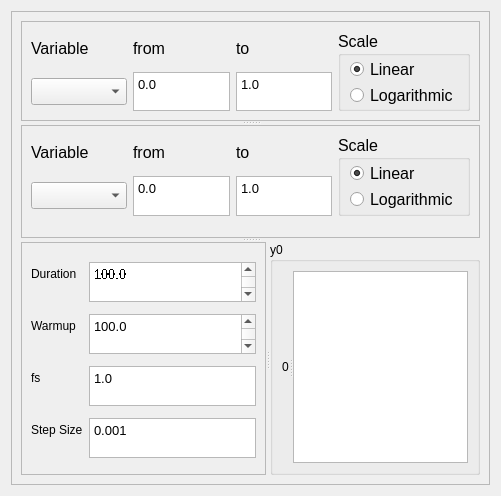
         <widget class="QWidget" name="simSettings_tab">
          <property name="geometry">
           <rect>
            <x>0</x>
            <y>0</y>
            <width>501</width>
            <height>496</height>
           </rect>
          </property>
          <attribute name="label">
           <string>Simulation settings</string>
          </attribute>
          <attribute name="toolTip">
           <string>Modify per-simulation settings</string>
          </attribute>
          <layout class="QGridLayout" name="gridLayout_11">
           <item row="0" column="0" colspan="2">
            <widget class="QFrame" name="frame_2">
             <property name="sizePolicy">
              <sizepolicy hsizetype="Preferred" vsizetype="Preferred">
               <horstretch>1</horstretch>
               <verstretch>1</verstretch>
              </sizepolicy>
             </property>
             <property name="frameShape">
              <enum>QFrame::Shape::StyledPanel</enum>
             </property>
             <property name="frameShadow">
              <enum>QFrame::Shadow::Raised</enum>
             </property>
             <layout class="QVBoxLayout" name="verticalLayout_8">
              <item>
               <widget class="QSplitter" name="splitter_5">
                <property name="orientation">
                 <enum>Qt::Orientation::Vertical</enum>
                </property>
                <widget class="QSplitter" name="splitter_2">
                 <property name="sizePolicy">
                  <sizepolicy hsizetype="Preferred" vsizetype="Maximum">
                   <horstretch>1</horstretch>
                   <verstretch>1</verstretch>
                  </sizepolicy>
                 </property>
                 <property name="maximumSize">
                  <size>
                   <width>16777214</width>
                   <height>337</height>
                  </size>
                 </property>
                 <property name="orientation">
                  <enum>Qt::Orientation::Vertical</enum>
                 </property>
                 <widget class="QFrame" name="p1SweepConfig_f">
                  <property name="sizePolicy">
                   <sizepolicy hsizetype="Expanding" vsizetype="Preferred">
                    <horstretch>1</horstretch>
                    <verstretch>1</verstretch>
                   </sizepolicy>
                  </property>
                  <property name="maximumSize">
                   <size>
                    <width>16777214</width>
                    <height>100</height>
                   </size>
                  </property>
                  <property name="frameShape">
                   <enum>QFrame::Shape::StyledPanel</enum>
                  </property>
                  <property name="frameShadow">
                   <enum>QFrame::Shadow::Raised</enum>
                  </property>
                  <layout class="QGridLayout" name="gridLayout_8" rowstretch="1,1" columnstretch="1,1,0,0,1,1" rowminimumheight="10,10">
                   <item row="0" column="1">
                    <widget class="QLabel" name="p1From_l">
                     <property name="sizePolicy">
                      <sizepolicy hsizetype="Preferred" vsizetype="Preferred">
                       <horstretch>1</horstretch>
                       <verstretch>1</verstretch>
                      </sizepolicy>
                     </property>
                     <property name="maximumSize">
                      <size>
                       <width>16777215</width>
                       <height>40</height>
                      </size>
                     </property>
                     <property name="font">
                      <font>
                       <pointsize>12</pointsize>
                      </font>
                     </property>
                     <property name="text">
                      <string>from</string>
                     </property>
                    </widget>
                   </item>
                   <item row="0" column="4">
                    <widget class="QLabel" name="p1To_l">
                     <property name="sizePolicy">
                      <sizepolicy hsizetype="Preferred" vsizetype="Expanding">
                       <horstretch>1</horstretch>
                       <verstretch>1</verstretch>
                      </sizepolicy>
                     </property>
                     <property name="font">
                      <font>
                       <pointsize>12</pointsize>
                      </font>
                     </property>
                     <property name="text">
                      <string>to</string>
                     </property>
                    </widget>
                   </item>
                   <item row="0" column="0">
                    <widget class="QLabel" name="p1Var_l">
                     <property name="sizePolicy">
                      <sizepolicy hsizetype="Preferred" vsizetype="Preferred">
                       <horstretch>1</horstretch>
                       <verstretch>1</verstretch>
                      </sizepolicy>
                     </property>
                     <property name="font">
                      <font>
                       <pointsize>12</pointsize>
                      </font>
                     </property>
                     <property name="text">
                      <string>Variable</string>
                     </property>
                    </widget>
                   </item>
                   <item row="1" column="0">
                    <widget class="QComboBox" name="p1Select_dd">
                     <property name="sizePolicy">
                      <sizepolicy hsizetype="Preferred" vsizetype="Maximum">
                       <horstretch>1</horstretch>
                       <verstretch>1</verstretch>
                      </sizepolicy>
                     </property>
                     <property name="font">
                      <font>
                       <pointsize>12</pointsize>
                      </font>
                     </property>
                    </widget>
                   </item>
                   <item row="1" column="1">
                    <widget class="QTextEdit" name="p1SweepLower_entry">
                     <property name="sizePolicy">
                      <sizepolicy hsizetype="Expanding" vsizetype="Preferred">
                       <horstretch>1</horstretch>
                       <verstretch>1</verstretch>
                      </sizepolicy>
                     </property>
                     <property name="maximumSize">
                      <size>
                       <width>16777215</width>
                       <height>40</height>
                      </size>
                     </property>
                     <property name="font">
                      <font>
                       <pointsize>10</pointsize>
                      </font>
                     </property>
                     <property name="html">
                      <string>&lt;!DOCTYPE HTML PUBLIC &quot;-//W3C//DTD HTML 4.0//EN&quot; &quot;http://www.w3.org/TR/REC-html40/strict.dtd&quot;&gt;
&lt;html&gt;&lt;head&gt;&lt;meta name=&quot;qrichtext&quot; content=&quot;1&quot; /&gt;&lt;meta charset=&quot;utf-8&quot; /&gt;&lt;style type=&quot;text/css&quot;&gt;
p, li { white-space: pre-wrap; }
hr { height: 1px; border-width: 0; }
li.unchecked::marker { content: &quot;\2610&quot;; }
li.checked::marker { content: &quot;\2612&quot;; }
&lt;/style&gt;&lt;/head&gt;&lt;body style=&quot; font-family:'Segoe UI'; font-size:10pt; font-weight:400; font-style:normal;&quot;&gt;
&lt;p style=&quot; margin-top:0px; margin-bottom:0px; margin-left:0px; margin-right:0px; -qt-block-indent:0; text-indent:0px;&quot;&gt;0.0&lt;/p&gt;&lt;/body&gt;&lt;/html&gt;</string>
                     </property>
                    </widget>
                   </item>
                   <item row="1" column="4">
                    <widget class="QTextEdit" name="p1SweepUpper_entry">
                     <property name="sizePolicy">
                      <sizepolicy hsizetype="Expanding" vsizetype="Preferred">
                       <horstretch>1</horstretch>
                       <verstretch>1</verstretch>
                      </sizepolicy>
                     </property>
                     <property name="maximumSize">
                      <size>
                       <width>16777215</width>
                       <height>40</height>
                      </size>
                     </property>
                     <property name="font">
                      <font>
                       <pointsize>10</pointsize>
                      </font>
                     </property>
                     <property name="html">
                      <string>&lt;!DOCTYPE HTML PUBLIC &quot;-//W3C//DTD HTML 4.0//EN&quot; &quot;http://www.w3.org/TR/REC-html40/strict.dtd&quot;&gt;
&lt;html&gt;&lt;head&gt;&lt;meta name=&quot;qrichtext&quot; content=&quot;1&quot; /&gt;&lt;meta charset=&quot;utf-8&quot; /&gt;&lt;style type=&quot;text/css&quot;&gt;
p, li { white-space: pre-wrap; }
hr { height: 1px; border-width: 0; }
li.unchecked::marker { content: &quot;\2610&quot;; }
li.checked::marker { content: &quot;\2612&quot;; }
&lt;/style&gt;&lt;/head&gt;&lt;body style=&quot; font-family:'Segoe UI'; font-size:10pt; font-weight:400; font-style:normal;&quot;&gt;
&lt;p style=&quot; margin-top:0px; margin-bottom:0px; margin-left:0px; margin-right:0px; -qt-block-indent:0; text-indent:0px;&quot;&gt;1.0&lt;/p&gt;&lt;/body&gt;&lt;/html&gt;</string>
                     </property>
                     <property name="acceptRichText">
                      <bool>false</bool>
                     </property>
                    </widget>
                   </item>
                   <item row="0" column="5" rowspan="2">
                    <widget class="QGroupBox" name="p1SweepScale_box">
                     <property name="sizePolicy">
                      <sizepolicy hsizetype="Preferred" vsizetype="Preferred">
                       <horstretch>1</horstretch>
                       <verstretch>1</verstretch>
                      </sizepolicy>
                     </property>
                     <property name="font">
                      <font>
                       <pointsize>12</pointsize>
                      </font>
                     </property>
                     <property name="title">
                      <string>Scale</string>
                     </property>
                     <layout class="QVBoxLayout" name="verticalLayout_7" stretch="2,1">
                      <property name="spacing">
                       <number>1</number>
                      </property>
                      <property name="topMargin">
                       <number>1</number>
                      </property>
                      <property name="bottomMargin">
                       <number>1</number>
                      </property>
                      <item>
                       <widget class="QRadioButton" name="p1Lin_button">
                        <property name="sizePolicy">
                         <sizepolicy hsizetype="Minimum" vsizetype="Fixed">
                          <horstretch>1</horstretch>
                          <verstretch>1</verstretch>
                         </sizepolicy>
                        </property>
                        <property name="font">
                         <font>
                          <pointsize>12</pointsize>
                         </font>
                        </property>
                        <property name="text">
                         <string>Linear</string>
                        </property>
                        <property name="checked">
                         <bool>true</bool>
                        </property>
                        <attribute name="buttonGroup">
                         <string notr="true">param1SweepScale_buttons</string>
                        </attribute>
                       </widget>
                      </item>
                      <item>
                       <widget class="QRadioButton" name="p1Log_button">
                        <property name="sizePolicy">
                         <sizepolicy hsizetype="Minimum" vsizetype="Fixed">
                          <horstretch>1</horstretch>
                          <verstretch>1</verstretch>
                         </sizepolicy>
                        </property>
                        <property name="font">
                         <font>
                          <pointsize>12</pointsize>
                         </font>
                        </property>
                        <property name="text">
                         <string>Logarithmic</string>
                        </property>
                        <attribute name="buttonGroup">
                         <string notr="true">param1SweepScale_buttons</string>
                        </attribute>
                       </widget>
                      </item>
                     </layout>
                    </widget>
                   </item>
                  </layout>
                 </widget>
                 <widget class="QFrame" name="p2SweepConfig_f">
                  <property name="sizePolicy">
                   <sizepolicy hsizetype="Expanding" vsizetype="Preferred">
                    <horstretch>1</horstretch>
                    <verstretch>1</verstretch>
                   </sizepolicy>
                  </property>
                  <property name="maximumSize">
                   <size>
                    <width>16777215</width>
                    <height>232</height>
                   </size>
                  </property>
                  <property name="frameShape">
                   <enum>QFrame::Shape::StyledPanel</enum>
                  </property>
                  <property name="frameShadow">
                   <enum>QFrame::Shadow::Raised</enum>
                  </property>
                  <layout class="QGridLayout" name="gridLayout_10" rowstretch="0,0,0,0" columnstretch="1,0,0,0,0,0">
                   <item row="1" column="4">
                    <widget class="QTextEdit" name="p2SweepUpper_entry_4">
                     <property name="sizePolicy">
                      <sizepolicy hsizetype="Expanding" vsizetype="Preferred">
                       <horstretch>1</horstretch>
                       <verstretch>1</verstretch>
                      </sizepolicy>
                     </property>
                     <property name="maximumSize">
                      <size>
                       <width>16777215</width>
                       <height>40</height>
                      </size>
                     </property>
                     <property name="font">
                      <font>
                       <pointsize>10</pointsize>
                      </font>
                     </property>
                     <property name="html">
                      <string>&lt;!DOCTYPE HTML PUBLIC &quot;-//W3C//DTD HTML 4.0//EN&quot; &quot;http://www.w3.org/TR/REC-html40/strict.dtd&quot;&gt;
&lt;html&gt;&lt;head&gt;&lt;meta name=&quot;qrichtext&quot; content=&quot;1&quot; /&gt;&lt;meta charset=&quot;utf-8&quot; /&gt;&lt;style type=&quot;text/css&quot;&gt;
p, li { white-space: pre-wrap; }
hr { height: 1px; border-width: 0; }
li.unchecked::marker { content: &quot;\2610&quot;; }
li.checked::marker { content: &quot;\2612&quot;; }
&lt;/style&gt;&lt;/head&gt;&lt;body style=&quot; font-family:'Segoe UI'; font-size:10pt; font-weight:400; font-style:normal;&quot;&gt;
&lt;p style=&quot; margin-top:0px; margin-bottom:0px; margin-left:0px; margin-right:0px; -qt-block-indent:0; text-indent:0px;&quot;&gt;1.0&lt;/p&gt;
&lt;p style=&quot;-qt-paragraph-type:empty; margin-top:0px; margin-bottom:0px; margin-left:0px; margin-right:0px; -qt-block-indent:0; text-indent:0px;&quot;&gt;&lt;br /&gt;&lt;/p&gt;&lt;/body&gt;&lt;/html&gt;</string>
                     </property>
                     <property name="acceptRichText">
                      <bool>false</bool>
                     </property>
                    </widget>
                   </item>
                   <item row="1" column="1">
                    <widget class="QTextEdit" name="p2SweepLower_entry_4">
                     <property name="sizePolicy">
                      <sizepolicy hsizetype="Expanding" vsizetype="Preferred">
                       <horstretch>1</horstretch>
                       <verstretch>1</verstretch>
                      </sizepolicy>
                     </property>
                     <property name="maximumSize">
                      <size>
                       <width>16777215</width>
                       <height>40</height>
                      </size>
                     </property>
                     <property name="font">
                      <font>
                       <pointsize>10</pointsize>
                      </font>
                     </property>
                     <property name="html">
                      <string>&lt;!DOCTYPE HTML PUBLIC &quot;-//W3C//DTD HTML 4.0//EN&quot; &quot;http://www.w3.org/TR/REC-html40/strict.dtd&quot;&gt;
&lt;html&gt;&lt;head&gt;&lt;meta name=&quot;qrichtext&quot; content=&quot;1&quot; /&gt;&lt;meta charset=&quot;utf-8&quot; /&gt;&lt;style type=&quot;text/css&quot;&gt;
p, li { white-space: pre-wrap; }
hr { height: 1px; border-width: 0; }
li.unchecked::marker { content: &quot;\2610&quot;; }
li.checked::marker { content: &quot;\2612&quot;; }
&lt;/style&gt;&lt;/head&gt;&lt;body style=&quot; font-family:'Segoe UI'; font-size:10pt; font-weight:400; font-style:normal;&quot;&gt;
&lt;p style=&quot; margin-top:0px; margin-bottom:0px; margin-left:0px; margin-right:0px; -qt-block-indent:0; text-indent:0px;&quot;&gt;0.0&lt;/p&gt;&lt;/body&gt;&lt;/html&gt;</string>
                     </property>
                    </widget>
                   </item>
                   <item row="0" column="1">
                    <widget class="QLabel" name="p2From_l">
                     <property name="sizePolicy">
                      <sizepolicy hsizetype="Preferred" vsizetype="Preferred">
                       <horstretch>1</horstretch>
                       <verstretch>1</verstretch>
                      </sizepolicy>
                     </property>
                     <property name="maximumSize">
                      <size>
                       <width>16777215</width>
                       <height>40</height>
                      </size>
                     </property>
                     <property name="font">
                      <font>
                       <pointsize>12</pointsize>
                      </font>
                     </property>
                     <property name="text">
                      <string>from</string>
                     </property>
                    </widget>
                   </item>
                   <item row="0" column="0">
                    <widget class="QLabel" name="p2Var_l">
                     <property name="sizePolicy">
                      <sizepolicy hsizetype="Preferred" vsizetype="Preferred">
                       <horstretch>1</horstretch>
                       <verstretch>1</verstretch>
                      </sizepolicy>
                     </property>
                     <property name="maximumSize">
                      <size>
                       <width>16777215</width>
                       <height>40</height>
                      </size>
                     </property>
                     <property name="font">
                      <font>
                       <pointsize>12</pointsize>
                      </font>
                     </property>
                     <property name="text">
                      <string>Variable</string>
                     </property>
                    </widget>
                   </item>
                   <item row="3" column="1">
                    <spacer name="verticalSpacer_2">
                     <property name="orientation">
                      <enum>Qt::Orientation::Vertical</enum>
                     </property>
                     <property name="sizeHint" stdset="0">
                      <size>
                       <width>20</width>
                       <height>40</height>
                      </size>
                     </property>
                    </spacer>
                   </item>
                   <item row="1" column="0">
                    <widget class="QComboBox" name="p2Select_dd">
                     <property name="sizePolicy">
                      <sizepolicy hsizetype="Preferred" vsizetype="Maximum">
                       <horstretch>1</horstretch>
                       <verstretch>1</verstretch>
                      </sizepolicy>
                     </property>
                     <property name="font">
                      <font>
                       <pointsize>12</pointsize>
                      </font>
                     </property>
                    </widget>
                   </item>
                   <item row="0" column="4">
                    <widget class="QLabel" name="p2To_l_4">
                     <property name="sizePolicy">
                      <sizepolicy hsizetype="Preferred" vsizetype="Expanding">
                       <horstretch>1</horstretch>
                       <verstretch>1</verstretch>
                      </sizepolicy>
                     </property>
                     <property name="font">
                      <font>
                       <pointsize>12</pointsize>
                      </font>
                     </property>
                     <property name="text">
                      <string>to</string>
                     </property>
                    </widget>
                   </item>
                   <item row="0" column="5" rowspan="2">
                    <widget class="QGroupBox" name="p2SweepScale_box">
                     <property name="sizePolicy">
                      <sizepolicy hsizetype="Preferred" vsizetype="Preferred">
                       <horstretch>1</horstretch>
                       <verstretch>1</verstretch>
                      </sizepolicy>
                     </property>
                     <property name="font">
                      <font>
                       <pointsize>12</pointsize>
                      </font>
                     </property>
                     <property name="title">
                      <string>Scale</string>
                     </property>
                     <layout class="QVBoxLayout" name="verticalLayout_9" stretch="2,1">
                      <property name="spacing">
                       <number>1</number>
                      </property>
                      <property name="topMargin">
                       <number>1</number>
                      </property>
                      <property name="bottomMargin">
                       <number>1</number>
                      </property>
                      <item>
                       <widget class="QRadioButton" name="p2Lin_button">
                        <property name="sizePolicy">
                         <sizepolicy hsizetype="Minimum" vsizetype="Fixed">
                          <horstretch>1</horstretch>
                          <verstretch>1</verstretch>
                         </sizepolicy>
                        </property>
                        <property name="font">
                         <font>
                          <pointsize>12</pointsize>
                         </font>
                        </property>
                        <property name="text">
                         <string>Linear</string>
                        </property>
                        <property name="checked">
                         <bool>true</bool>
                        </property>
                        <attribute name="buttonGroup">
                         <string notr="true">param2SweepScale_buttons</string>
                        </attribute>
                       </widget>
                      </item>
                      <item>
                       <widget class="QRadioButton" name="p2Log_button">
                        <property name="sizePolicy">
                         <sizepolicy hsizetype="Minimum" vsizetype="Fixed">
                          <horstretch>1</horstretch>
                          <verstretch>1</verstretch>
                         </sizepolicy>
                        </property>
                        <property name="font">
                         <font>
                          <pointsize>12</pointsize>
                         </font>
                        </property>
                        <property name="text">
                         <string>Logarithmic</string>
                        </property>
                        <attribute name="buttonGroup">
                         <string notr="true">param2SweepScale_buttons</string>
                        </attribute>
                       </widget>
                      </item>
                     </layout>
                    </widget>
                   </item>
                  </layout>
                 </widget>
                </widget>
                <widget class="QSplitter" name="splitter_4">
                 <property name="orientation">
                  <enum>Qt::Orientation::Horizontal</enum>
                 </property>
                 <widget class="QFrame" name="simTime_f">
                  <property name="sizePolicy">
                   <sizepolicy hsizetype="Preferred" vsizetype="Maximum">
                    <horstretch>0</horstretch>
                    <verstretch>0</verstretch>
                   </sizepolicy>
                  </property>
                  <property name="frameShape">
                   <enum>QFrame::Shape::StyledPanel</enum>
                  </property>
                  <property name="frameShadow">
                   <enum>QFrame::Shadow::Raised</enum>
                  </property>
                  <layout class="QFormLayout" name="formLayout">
                   <property name="sizeConstraint">
                    <enum>QLayout::SizeConstraint::SetMaximumSize</enum>
                   </property>
                   <property name="fieldGrowthPolicy">
                    <enum>QFormLayout::FieldGrowthPolicy::ExpandingFieldsGrow</enum>
                   </property>
                   <property name="verticalSpacing">
                    <number>2</number>
                   </property>
                   <property name="bottomMargin">
                    <number>3</number>
                   </property>
                   <item row="0" column="0">
                    <widget class="QLabel" name="duration_l">
                     <property name="toolTip">
                      <string>How long to record for</string>
                     </property>
                     <property name="text">
                      <string>Duration</string>
                     </property>
                    </widget>
                   </item>
                   <item row="1" column="0">
                    <widget class="QLabel" name="warmup_l">
                     <property name="toolTip">
                      <string>How long to wait before you start recording (to reach steady state)</string>
                     </property>
                     <property name="text">
                      <string>Warmup</string>
                     </property>
                    </widget>
                   </item>
                   <item row="1" column="1">
                    <widget class="QPlainTextEdit" name="warmup_e">
                     <property name="sizePolicy">
                      <sizepolicy hsizetype="Expanding" vsizetype="Maximum">
                       <horstretch>1</horstretch>
                       <verstretch>1</verstretch>
                      </sizepolicy>
                     </property>
                     <property name="maximumSize">
                      <size>
                       <width>16777215</width>
                       <height>40</height>
                      </size>
                     </property>
                     <property name="font">
                      <font>
                       <pointsize>10</pointsize>
                      </font>
                     </property>
                     <property name="plainText">
                      <string>100.0
</string>
                     </property>
                    </widget>
                   </item>
                   <item row="2" column="0">
                    <widget class="QLabel" name="fs_l">
                     <property name="toolTip">
                      <string>Sample rate - how frequently you need to record samples. Max response freq * 2.5 is pretty safe.</string>
                     </property>
                     <property name="text">
                      <string>fs</string>
                     </property>
                    </widget>
                   </item>
                   <item row="2" column="1">
                    <widget class="QPlainTextEdit" name="fs_e">
                     <property name="sizePolicy">
                      <sizepolicy hsizetype="Expanding" vsizetype="Preferred">
                       <horstretch>0</horstretch>
                       <verstretch>0</verstretch>
                      </sizepolicy>
                     </property>
                     <property name="maximumSize">
                      <size>
                       <width>16777215</width>
                       <height>40</height>
                      </size>
                     </property>
                     <property name="font">
                      <font>
                       <pointsize>10</pointsize>
                      </font>
                     </property>
                     <property name="plainText">
                      <string>1.0</string>
                     </property>
                    </widget>
                   </item>
                   <item row="3" column="0">
                    <widget class="QLabel" name="stepsize_l">
                     <property name="toolTip">
                      <string>(for fixed step solvers) The integration step size</string>
                     </property>
                     <property name="text">
                      <string>Step Size</string>
                     </property>
                    </widget>
                   </item>
                   <item row="3" column="1">
                    <widget class="QPlainTextEdit" name="stepsize_e">
                     <property name="sizePolicy">
                      <sizepolicy hsizetype="Expanding" vsizetype="Preferred">
                       <horstretch>1</horstretch>
                       <verstretch>1</verstretch>
                      </sizepolicy>
                     </property>
                     <property name="maximumSize">
                      <size>
                       <width>16777215</width>
                       <height>40</height>
                      </size>
                     </property>
                     <property name="font">
                      <font>
                       <pointsize>10</pointsize>
                      </font>
                     </property>
                     <property name="plainText">
                      <string>0.001</string>
                     </property>
                    </widget>
                   </item>
                   <item row="0" column="1">
                    <widget class="QPlainTextEdit" name="duration_e">
                     <property name="sizePolicy">
                      <sizepolicy hsizetype="Expanding" vsizetype="Preferred">
                       <horstretch>1</horstretch>
                       <verstretch>1</verstretch>
                      </sizepolicy>
                     </property>
                     <property name="maximumSize">
                      <size>
                       <width>16777215</width>
                       <height>40</height>
                      </size>
                     </property>
                     <property name="sizeIncrement">
                      <size>
                       <width>10</width>
                       <height>10</height>
                      </size>
                     </property>
                     <property name="baseSize">
                      <size>
                       <width>0</width>
                       <height>60</height>
                      </size>
                     </property>
                     <property name="font">
                      <font>
                       <family>Segoe UI</family>
                       <pointsize>10</pointsize>
                       <stylestrategy>NoAntialias</stylestrategy>
                      </font>
                     </property>
                     <property name="plainText">
                      <string>100.0
</string>
                     </property>
                    </widget>
                   </item>
                  </layout>
                 </widget>
                 <widget class="QGroupBox" name="inits_box">
                  <property name="title">
                   <string>y0</string>
                  </property>
                  <layout class="QGridLayout" name="gridLayout_9">
                   <item row="0" column="0">
                    <widget class="QSplitter" name="splitter_3">
                     <property name="orientation">
                      <enum>Qt::Orientation::Horizontal</enum>
                     </property>
                     <widget class="QLabel" name="init_0">
                      <property name="text">
                       <string>0</string>
                      </property>
                     </widget>
                     <widget class="QTextEdit" name="init0_e"/>
                    </widget>
                   </item>
                  </layout>
                 </widget>
                </widget>
               </widget>
              </item>
             </layout>
            </widget>
           </item>
          </layout>
         </widget>
